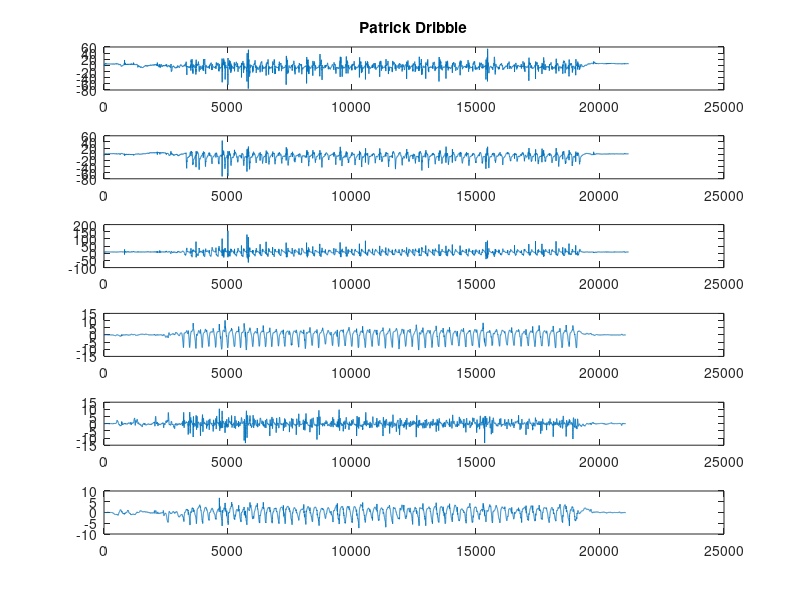

MATLAB code for this plot:


Ax = importdata("ax.txt"); 
Ay = importdata("ay.txt");
Az = importdata("az.txt");
Gx = importdata("gx.txt");
Gy = importdata("gy.txt");
Gz = importdata("gz.txt");
A = linspace(0,numel(Ax));
G = linspace(0,numel(Gx));


figure;

subplot(6,1,1);
plot(Ax);title('Patrick Dribble')
subplot(6,1,2);
plot(Ay);
subplot(6,1,3);
plot(Az);
subplot(6,1,4);
plot(Gx);
subplot(6,1,5);
plot(Gy);
subplot(6,1,6);
plot(Gz);

